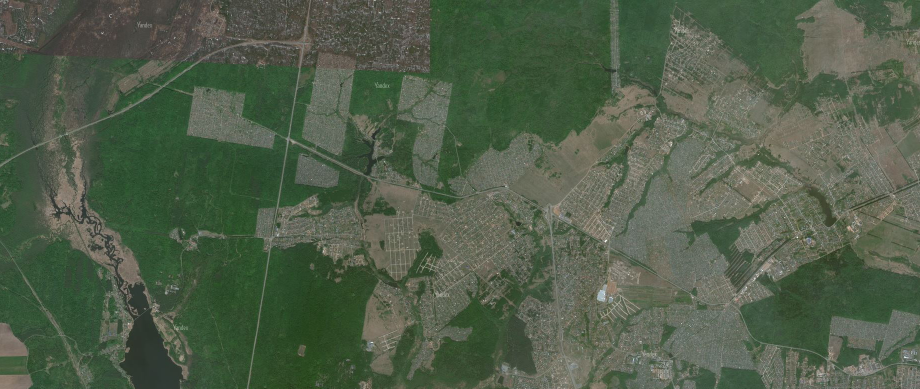
#> input picture photos/maps/yandex.jpg, 1840 x 777 px (shown at 1/2 size)
$ python imageData.py
#> lines starting #> are read from the running program, lines starting #| are printed output that depends on the picture
from ctypes.wintypes import SHORT
from math import sqrt
import cv2
import numpy as np
import time, datetime
from  math import sin, cos, radians, ceil
import random
from matplotlib import pyplot as plt
from scipy.signal import argrelextrema, find_peaks
from algorithm import *
import scipy
import scipy.ndimage as ndimage
import matplotlib.pyplot as plt
import argparse
import imutils


class ImageData:
    # [22 lines left out: functions __init__, start_preprocessing, read_img, not called in this run]


    def img_to_gray(self, img):
        return cv2.cvtColor(img, cv2.COLOR_BGR2GRAY)


    # [163 lines left out: functions rotate_img, piece_of_map, random_piece_of_map, show_current_result, show_total_result, not called in this run]


if __name__ == "__main__":
    data = ImageData()
    IMAGE_1_PATH = 'photos/maps/yandex.jpg'
    IMAGE_2_PATH = 'photos/maps/google.jpg'
    MAP_SLICE = 301
    data.start_preprocessing(IMAGE_1_PATH, IMAGE_2_PATH, MAP_SLICE)
#> in read_img, img is the input picture: shape (777, 1840, 3); mean B, G, R 73.8, 94.1, 80.6
#> call 2 of read_img, with path = 'photos/maps/google.jpg'
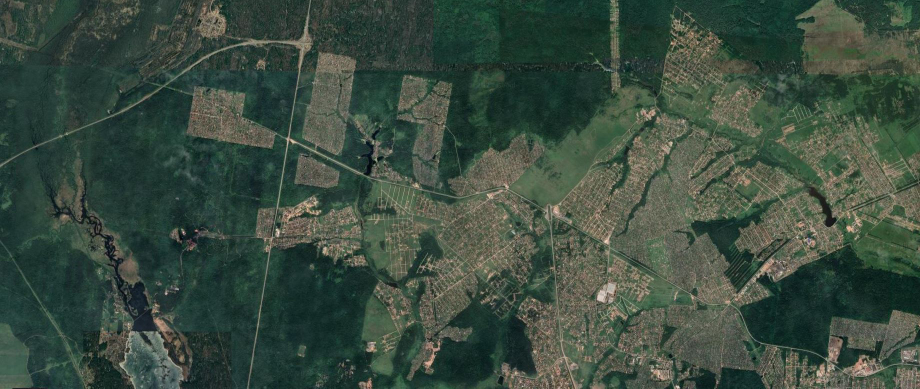
#> input picture photos/maps/google.jpg, 1840 x 777 px (shown at 1/2 size)
#> in read_img, img is the input picture: shape (777, 1840, 3); mean B, G, R 63.5, 75.9, 59.5
    res = data.rotate_img(data.image1, 60)
#> in rotate_img, `rotated = imutils.rotate_bound(img, degree)`:
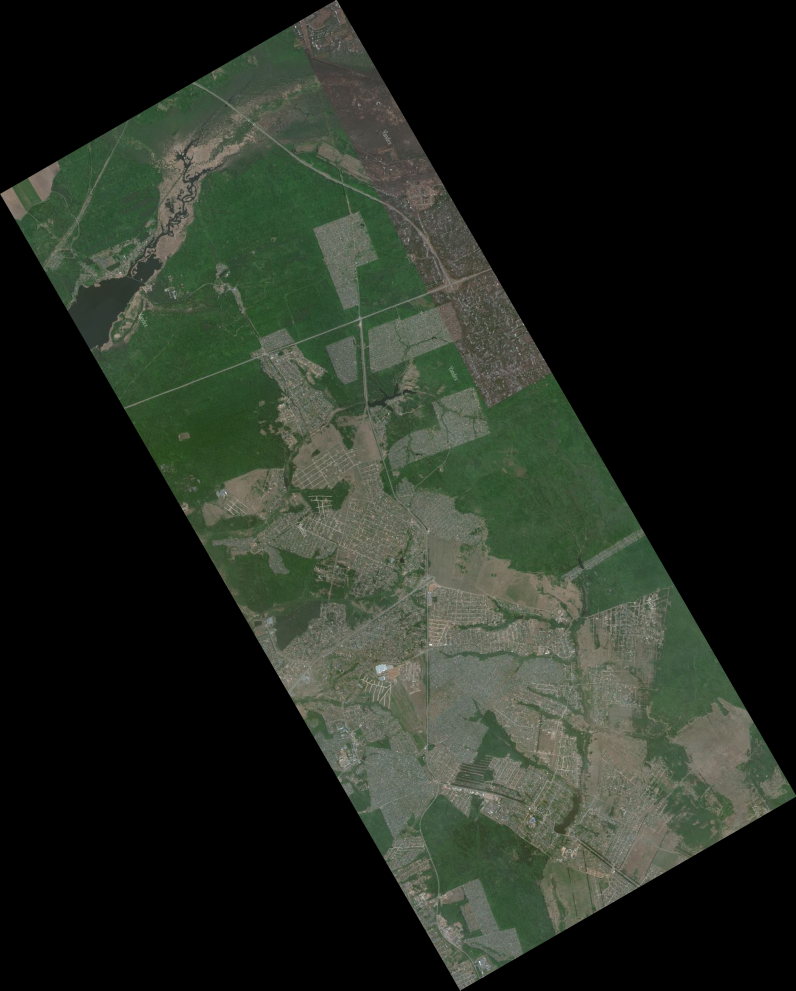
#> rotated: shape (1981, 1592, 3) (shown at 1/2 size); mean B, G, R 33.4, 42.7, 36.5
